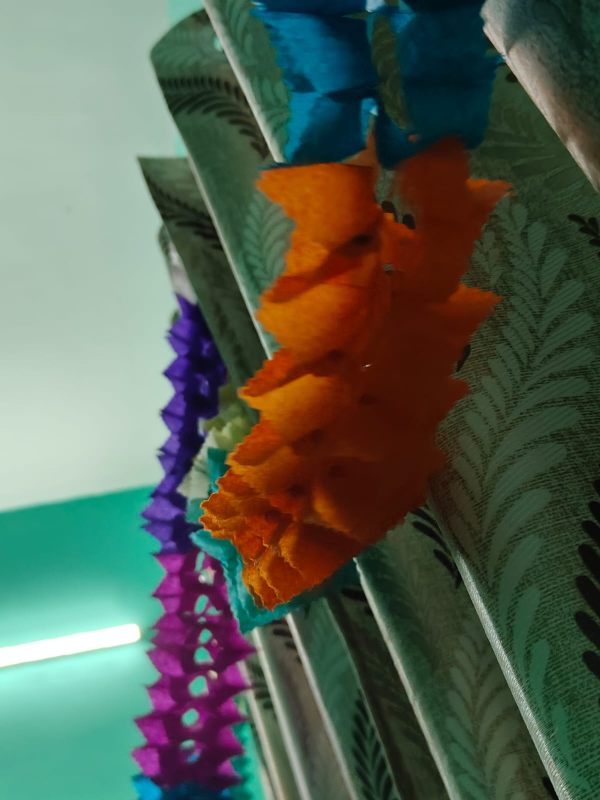
%> input picture scene_photo.jpg, 1200 x 1600 px (shown at 1/2 size)
$ octave main.m   (GNU Octave 9; MATLAB toolbox functions it lacks are replaced by stand-ins)
%> lines starting %> are read from the running program, lines starting %| are printed output that depends on the picture
### entropy_extraction.m
function entropyVec = entropy_extraction(photoFile)
%> called with photoFile = 'scene_photo.jpg'
    % ENTROPY_EXTRACTION: Extracts entropy features from a scene photo
    % Input: photoFile - path to input image
    % Output: entropyVec - 1×1024 vector of entropy values

    % Check if file exists
    if ~isfile(photoFile)
        error('Photo file not found: %s', photoFile);
    end

    % Read and preprocess image
    photo = imread(photoFile);
%> photo is the input picture: size 1600x1200x3 uint8; mean R, G, B 85.3, 95.9, 81.3

    % Convert to grayscale if RGB
    if size(photo, 3) == 3
        grayPhoto = rgb2gray(photo);
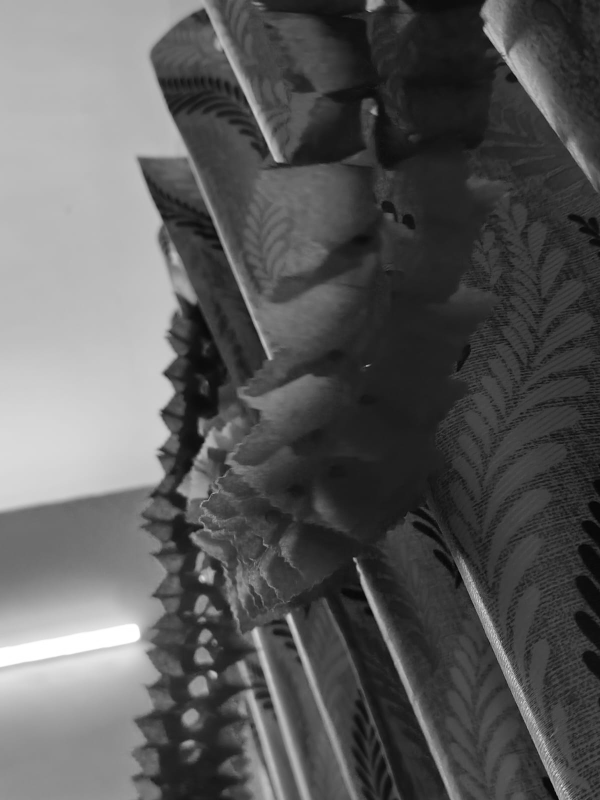
%> grayPhoto: size 1600x1200 uint8 (shown at 1/2 size); min 1, max 255, mean 91.1
    else
        grayPhoto = photo;
    end

    % Resize to standard dimensions
    grayPhoto = imresize(grayPhoto, [256, 256]);
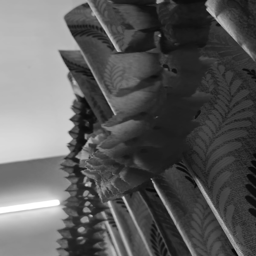
%> grayPhoto: size 256x256 uint8; min 4, max 255, mean 91.1

    % Calculate entropy for each 8×8 block
    blockSize = [8, 8];
    entropyMap = blockproc(grayPhoto, blockSize, @(blk) entropy(blk.data));
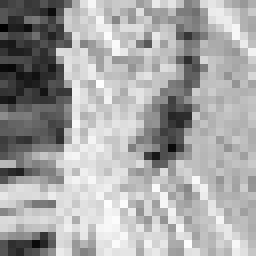
%> entropyMap: size 32x32 double (shown 8 times larger); min 0.316, max 5.74, mean 3.86; drawn with min black and max white

    % Save entropy map visualization
    imwrite(mat2gray(entropyMap), 'results/entropyMap.png');

    % Flatten to vector (32×32 blocks = 1024 values)
    entropyVec = entropyMap(:)';  % 1×1024 vector
%> entropyVec = 1024 values, max 5.74 at index 395, min 0.316 at index 4, mean 3.86

    disp(['  - Entropy map size: ', num2str(size(entropyMap))]);
%|   - Entropy map size: 32  32
    disp(['  - Entropy vector length: ', num2str(length(entropyVec))]);
%|   - Entropy vector length: 1024
end

### generate_watermark.m
function [watermarkBits, watermarkImage] = generate_watermark(entropyVec)
    % GENERATE_WATERMARK: Creates binary watermark using PCA compression
    % Input: entropyVec - 1×1024 entropy vector
    % Output: watermarkBits - 1×50 binary watermark
    %         watermarkImage - 10×5 visualization

    % Center the data
    entropyVecCentered = entropyVec - mean(entropyVec);

    % Reshape for PCA: treat as multiple observations
    % Reshape 1024 values into 102 observations × 10 features
    % (This gives us a proper data matrix for PCA)
    numFeatures = 10;
    numObs = floor(length(entropyVecCentered) / numFeatures);

    % Trim to exact multiple
    trimmedVec = entropyVecCentered(1:numObs*numFeatures);
    entropyMatrix = reshape(trimmedVec, numObs, numFeatures);

    % Apply PCA
    [coeff, score, ~] = pca(entropyMatrix);

    % Use first 5 principal components
    numComponents = 5;
    pcaFeatures = score(:, 1:numComponents);  % 102×5 matrix

    % Flatten and take first 50 values for watermark
    pcaFlat = pcaFeatures(:)';  % 1×510
    pcaFeatures50 = pcaFlat(1:50);  % 1×50

    % Generate binary watermark (threshold at 0)
    watermarkBits = double(pcaFeatures50 > 0);  % 1×50 binary vector

    % Create visualization (10×5 image)
    watermarkImage = reshape(watermarkBits, [10, 5]);
    imwrite(watermarkImage, 'results/watermarkImage.png');

    disp(['  - PCA input matrix: ', num2str(size(entropyMatrix))]);
    disp(['  - Principal components used: ', num2str(numComponents)]);
    disp(['  - Watermark bits: ', num2str(length(watermarkBits))]);
    disp(['  - Watermark image size: ', num2str(size(watermarkImage))]);
end

### embed_watermark.m
function watermarkedDoc = embed_watermark(docFile, watermarkBits)
    % EMBED_WATERMARK: Embeds watermark into document using SVD
    % Input: docFile - path to document image
    %        watermarkBits - 1×50 binary watermark
    % Output: watermarkedDoc - watermarked document image

    % Check if file exists
    if ~isfile(docFile)
        error('Document file not found: %s', docFile);
    end

    % Read and preprocess document
    doc = imread(docFile);

    % Convert to grayscale if RGB
    if size(doc, 3) == 3
        docGray = rgb2gray(doc);
    else
        docGray = doc;
    end

    % Resize to standard dimensions
    docGray = imresize(docGray, [256, 256]);
    docGray = double(docGray);

    % Perform SVD on original document
    [U, S, V] = svd(docGray);

    % IMPORTANT: Save ORIGINAL S matrix before modification
    S_original = S;

    % Embedding strength parameter (increased for better detectability)
    alpha = 10.0;  % Increased from 0.05 for stronger embedding

    % Convert watermark to column vector
    W = watermarkBits(:);  % 50×1

    % Verify watermark is binary
    if ~all(ismember(W, [0, 1]))
        error('Watermark must contain only 0s and 1s');
    end

    % Embed watermark into singular values
    % Using additive embedding: S_new = S + alpha * W
    S_modified = S;
    for i = 1:length(W)
        S_modified(i,i) = S(i,i) + alpha * W(i);
    end

    % Reconstruct watermarked document
    watermarkedDoc = uint8(U * S_modified * V');

    % Save watermarked document
    imwrite(watermarkedDoc, 'results/watermarked_document.png');

    % Save ORIGINAL S values and alpha for verification
    save('results/original_S_values.mat', 'S_original', 'alpha');

    % Calculate and display embedding statistics
    avgChange = mean(abs(S_modified(1:50, 1:50) - S_original(1:50, 1:50)), 'all');
    maxChange = max(abs(S_modified(1:50, 1:50) - S_original(1:50, 1:50)), [], 'all');

    disp(['  - Document size: ', num2str(size(docGray))]);
    disp(['  - Watermark bits embedded: ', num2str(length(W))]);
    disp(['  - Embedding strength (alpha): ', num2str(alpha)]);
    disp(['  - Average singular value change: ', num2str(avgChange, '%.4f')]);
    disp(['  - Maximum singular value change: ', num2str(maxChange, '%.4f')]);

    % Display watermark statistics
    fprintf('  - Watermark: %d ones, %d zeros\n', sum(W), sum(W==0));
end

### verify_document.m
function verify_document(watermarkedDoc, origWatermark)
    % VERIFY_DOCUMENT: Verifies document authenticity by extracting watermark
    % Input: watermarkedDoc - watermarked document image
    %        origWatermark - original 1×50 watermark bits

    % Load ORIGINAL S values and alpha (before embedding)
    if ~isfile('results/original_S_values.mat')
        error('Original S values not found. Run embed_watermark first.');
    end
    load('results/original_S_values.mat', 'S_original', 'alpha');

    % Perform SVD on watermarked document
    [~, S_watermarked, ~] = svd(double(watermarkedDoc));

    % Extract watermark bits with improved method
    extractedBits = zeros(50, 1);
    extractedRaw = zeros(50, 1);  % Store raw extracted values

    for i = 1:50
        % Calculate difference between watermarked and original
        diff = S_watermarked(i,i) - S_original(i,i);
        % Recover raw value
        extractedRaw(i) = diff / alpha;
        % Threshold to binary with adaptive threshold (0.3 instead of 0.5)
        % This accounts for reconstruction errors
        extractedBits(i) = double(extractedRaw(i) > 0.3);
    end

    % Reshape for comparison
    extractedWatermark = extractedBits';  % 1×50

    % Calculate similarity metrics
    % Method 1: Bit Error Rate (BER)
    bitErrors = sum(extractedWatermark ~= origWatermark);
    bitAccuracy = (50 - bitErrors) / 50 * 100;

    % Method 2: Normalized Cross-Correlation (handle NaN)
    if std(extractedWatermark) == 0 || std(origWatermark) == 0
        similarity = double(all(extractedWatermark == origWatermark));
    else
        similarity = corr2(extractedWatermark, origWatermark);
    end

    % Method 3: Direct similarity score
    directSimilarity = sum(extractedWatermark == origWatermark) / 50;

    % Determine authenticity using bit accuracy (more reliable)
    threshold = 90;  % 90% bit accuracy threshold (45/50 bits)
    if bitAccuracy >= threshold
        status = 'AUTHENTIC';
        symbol = '✓';
    else
        status = 'FAKE/TAMPERED';
        symbol = '✗';
    end

    % Display results
    fprintf('\n--- Verification Results ---\n');
    fprintf('Status: %s %s\n', status, symbol);
    fprintf('Bit Accuracy: %.2f%% (threshold: %.0f%%)\n', bitAccuracy, threshold);
    fprintf('Bits Matched: %d/%d (Errors: %d)\n', sum(extractedWatermark == origWatermark), 50, bitErrors);
    fprintf('Correlation: %.4f\n', similarity);
    fprintf('Direct Similarity: %.4f\n', directSimilarity);
    fprintf('---------------------------\n\n');

    % Display first 10 bits for debugging
    fprintf('Debug - First 10 bits comparison:\n');
    fprintf('Original:  ');
    fprintf('%d ', origWatermark(1:10));
    fprintf('\n');
    fprintf('Extracted: ');
    fprintf('%d ', extractedWatermark(1:10));
    fprintf('\n');
    fprintf('Raw values: ');
    fprintf('%.2f ', extractedRaw(1:10));
    fprintf('\n\n');

    % Save detailed report
    reportFile = 'results/verification_report.txt';
    fid = fopen(reportFile, 'w');
    fprintf(fid, '=== Document Verification Report ===\n\n');
    fprintf(fid, 'Status: %s %s\n\n', status, symbol);
    fprintf(fid, 'Metrics:\n');
    fprintf(fid, '  Bit Accuracy: %.2f%%\n', bitAccuracy);
    fprintf(fid, '  Bits Matched: %d/%d\n', sum(extractedWatermark == origWatermark), 50);
    fprintf(fid, '  Bit Errors: %d\n', bitErrors);
    fprintf(fid, '  Correlation: %.4f\n', similarity);
    fprintf(fid, '  Direct Similarity: %.4f\n\n', directSimilarity);
    fprintf(fid, 'Parameters:\n');
    fprintf(fid, '  Threshold: %.0f%% bit accuracy\n', threshold);
    fprintf(fid, '  Alpha: %.3f\n\n', alpha);
    fprintf(fid, 'Timestamp: %s\n', datestr(now));
    fclose(fid);

    % Save extracted watermark visualization
    extractedImage = reshape(extractedBits, [10, 5]);
    imwrite(mat2gray(extractedImage), 'results/extracted_watermark.png');

    % Save comparison visualization
    figure('Visible', 'off');
    subplot(1,3,1);
    imshow(reshape(origWatermark, [10, 5]), []);
    title('Original Watermark');
    subplot(1,3,2);
    imshow(extractedImage, []);
    title('Extracted Watermark');
    subplot(1,3,3);
    imshow(abs(reshape(origWatermark, [10, 5]) - extractedImage), []);
    title('Difference');
    saveas(gcf, 'results/watermark_comparison.png');
    close;
end

### main.m
clc; clear; close all;

% Create results folder if it doesn't exist
if ~exist('results', 'dir')
    mkdir('results');
end

disp('=== Entropy-Based Document Watermarking System ===');

% STEP 1: Extract entropy from photo
disp('Step 1: Extracting entropy from scene photo...');
entropyVec = entropy_extraction('scene_photo.jpg');
disp('✓ Entropy extraction complete');

% STEP 2: Generate watermark using PCA
disp('Step 2: Generating watermark using PCA...');
[watermarkBits, watermarkImage] = generate_watermark(entropyVec);
%> in generate_watermark, `entropyVecCentered = entropyVec - mean(entropyVec);`: entropyVecCentered = 1024 values, max 1.88 at index 395, min -3.54 at index 4, mean -9.44e-16
%> in generate_watermark, `trimmedVec = entropyVecCentered(1:numObs*numFeatures);`: trimmedVec = 1020 values, max 1.88 at index 395, min -3.54 at index 4, mean -0.00147
%> in generate_watermark, `pcaFeatures = score(:, 1:numComponents);`: pcaFeatures = 102 rows, first 8: [-2.99 -1.36 0.768 0.536 0.529; -1.96 -0.53 0.377 0.263 -0.0911; -2.07 -0.59 0.633 -0.0474 -0.0502; -2.04 -2.49 0.92 0.62 0.209; -2.78 -1.58 -0.314 -0.461 -0.253; -2.5 -2.06 0.825 -0.212 -1.13; -1.55 -1.24 0.198 0.384 -0.912; -0.7 -0.542 -0.163 -0.0712 -1.6]
%> in generate_watermark, `pcaFlat = pcaFeatures(:)';`: pcaFlat = 510 values, max 3.59 at index 155, min -3.57 at index 37, mean 6.97e-18
%> in generate_watermark, `pcaFeatures50 = pcaFlat(1:50);`: pcaFeatures50 = 50 values, max 2.85 at index 45, min -3.57 at index 37, mean -0.553
%> in generate_watermark, `watermarkBits = double(pcaFeatures50 > 0);`: watermarkBits = 50 values, max 1 at index 10, min 0 at index 1, mean 0.42
%> in generate_watermark, `watermarkImage = reshape(watermarkBits, [10, 5]);`: watermarkImage = 10 rows, first 8: [0 1 0 0 1; 0 1 0 0 1; 0 1 0 0 1; 0 1 0 0 1; 0 1 0 0 1; 0 1 0 0 1; 0 1 0 0 1; 0 1 0 0 1]
%|   - PCA input matrix: 102   10
%|   - Watermark bits: 50
%|   - Watermark image size: 10   5
disp('✓ Watermark generation complete');

% Save reference watermark for testing
save('results/watermark_reference.mat', 'watermarkBits');

% STEP 3: Embed watermark into document using SVD
disp('Step 3: Embedding watermark into document...');
watermarkedDoc = embed_watermark('document.jpg', watermarkBits);
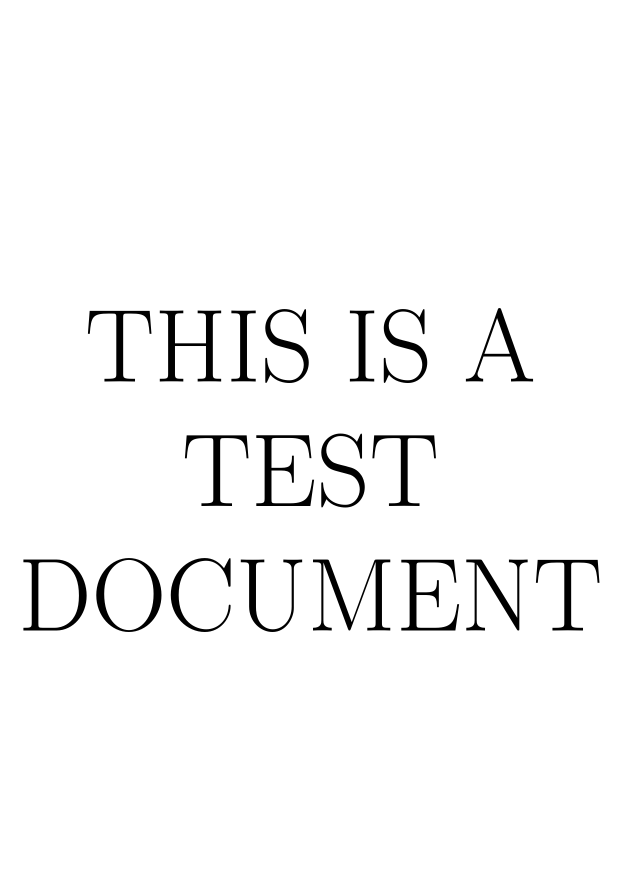
%> input picture document.jpg, 1241 x 1754 px (shown at 1/2 size)
%> in embed_watermark, doc is the input picture: size 1754x1241x3 uint8; min 0, max 255, mean 246.9
%> in embed_watermark, `docGray = imresize(docGray, [256, 256]);`:
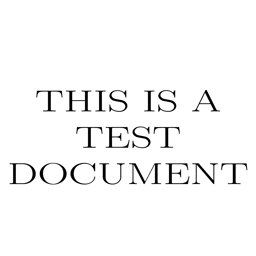
%> docGray: size 256x256 uint8; min 0, max 255, mean 246.8
%> in embed_watermark, `W = watermarkBits(:);`: W has the same summary as watermarkBits in generate_watermark
%> in embed_watermark, `avgChange = mean(abs(S_modified(1:50, 1:50) - S_original(1:50, 1:50)),..`: avgChange = 0.084
%> in embed_watermark, `maxChange = max(abs(S_modified(1:50, 1:50) - S_original(1:50, 1:50)), ..`: maxChange = 10
%|   - Document size: 256  256
%|   - Watermark bits embedded: 50
%|   - Average singular value change: 0.0840
%|   - Maximum singular value change: 10.0000
%|   - Watermark: 21 ones, 29 zeros
disp('✓ Watermark embedding complete');

% STEP 4: Verify authenticity by extracting watermark
disp('Step 4: Verifying document authenticity...');
verify_document(watermarkedDoc, watermarkBits);
%> the loop in verify_document, `for i = 1:50` made 50 passes
%> diff on passes 1 to 12: -2, -0.63, -0.214, 0.354, -0.061, -0.91, -0.268, -0.00666, -0.0564, 3.57, 3.9, 4.16
%> after the loop in verify_document, `for i = 1:50`: extractedBits has the same summary as watermarkBits in generate_watermark; extractedRaw = 50 values, max 0.664 at index 45, min -0.2 at index 1, mean 0.242
%> in verify_document, `extractedWatermark = extractedBits';`: extractedWatermark has the same summary as watermarkBits in generate_watermark
%> in verify_document, `bitErrors = sum(extractedWatermark ~= origWatermark);`: bitErrors = 0
%> in verify_document, `bitAccuracy = (50 - bitErrors) / 50 * 100;`: bitAccuracy = 100
%> in verify_document, `similarity = corr2(extractedWatermark, origWatermark);`: similarity = 1
%| Bit Accuracy: 100.00% (threshold: 90%)
%| Bits Matched: 50/50 (Errors: 0)
%| Correlation: 1.0000
%| Direct Similarity: 1.0000
%| Original:  0 0 0 0 0 0 0 0 0 1
%| Extracted: 0 0 0 0 0 0 0 0 0 1
%| Raw values: -0.20 -0.06 -0.02 0.04 -0.01 -0.09 -0.03 -0.00 -0.01 0.36
%> in verify_document, `extractedImage = reshape(extractedBits, [10, 5]);`: extractedImage has the same summary as watermarkImage in generate_watermark
%> in verify_document, `title('Difference');`:
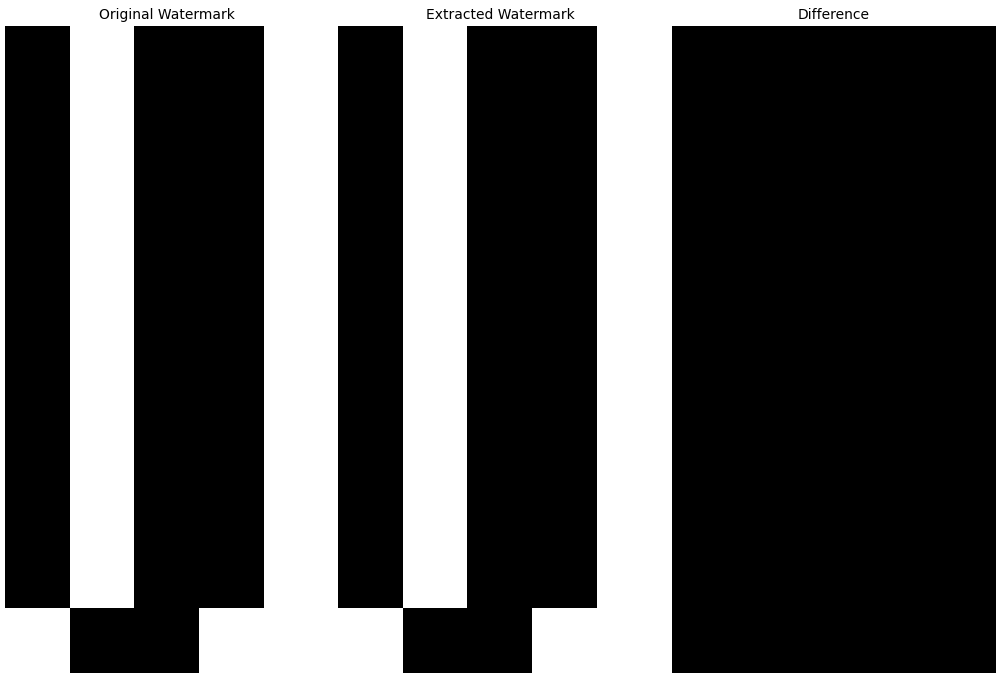
%> figure redrawn from the program's plot data, 3 panels

disp('=== Process Completed Successfully ===');
disp('Check results folder for output files');
